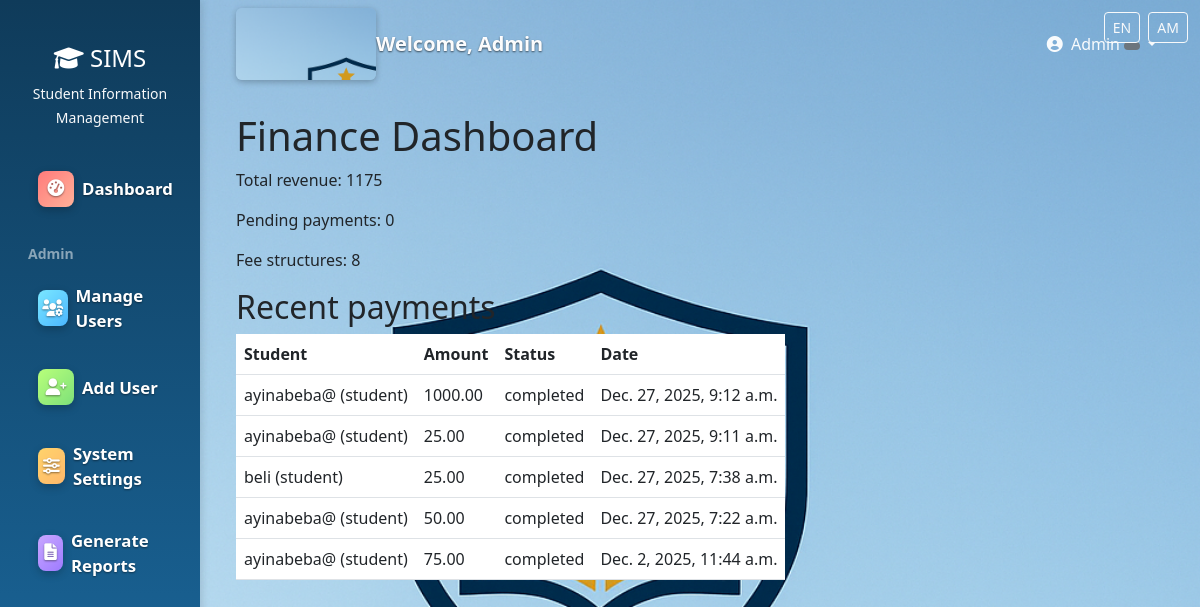
The app's page /finance/dashboard/ (signed in), older data.
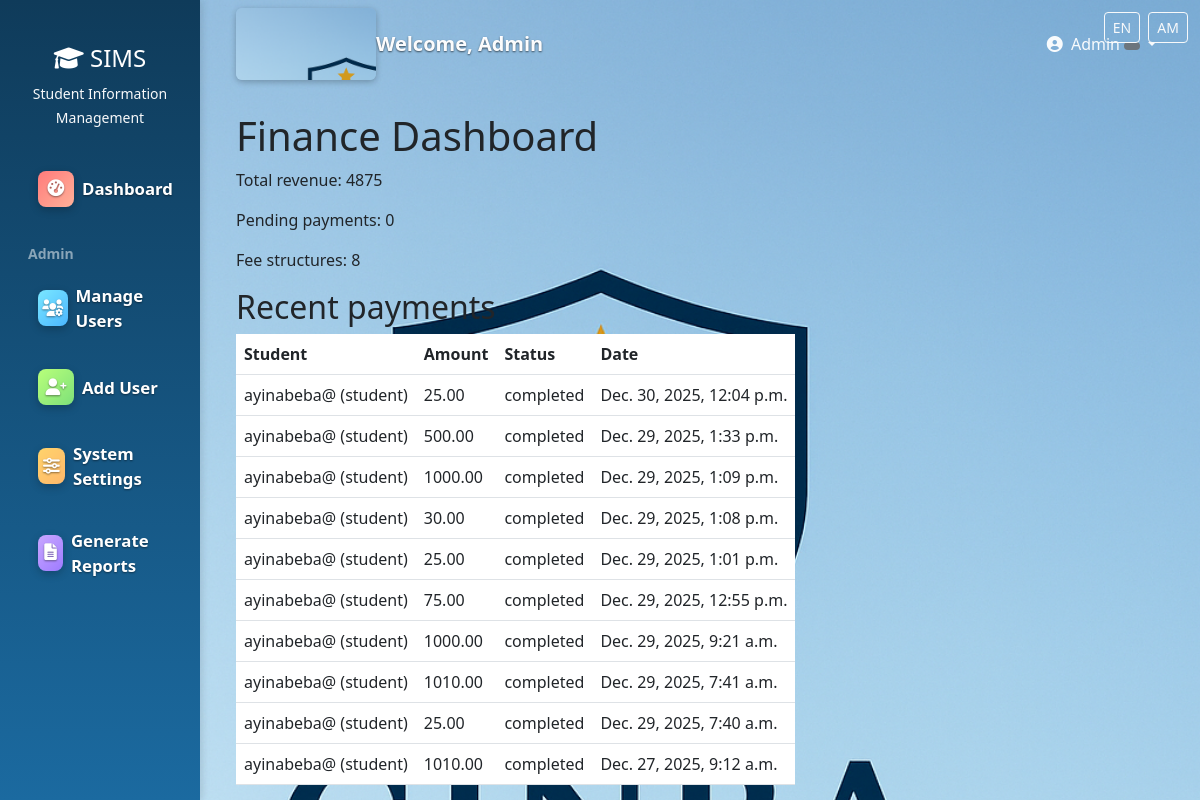
The same page, newer data.
### payments/models.py (models this page shows, shortened)
class Payment(models.Model):
    student = models.ForeignKey(User, on_delete=models.CASCADE, limit_choices_to={'role': 'student'})
    fee_structure = models.ForeignKey(FeeStructure, on_delete=models.CASCADE)
    amount_paid = models.DecimalField(max_digits=10, decimal_places=2)
    payment_date = models.DateTimeField(auto_now_add=True)
    created_at = models.DateTimeField(auto_now_add=True)
    payment_method = models.CharField(max_length=50)
    transaction_id = models.CharField(max_length=100, unique=True)
    STATUS_CHOICES = (
        ('pending', 'Pending'),
        ('completed', 'Completed'),
        ('failed', 'Failed'),
    )
    status = models.CharField(max_length=20, choices=STATUS_CHOICES, default='pending')
    is_cleared = models.BooleanField(default=False)

### users/models.py (models this page shows)
class User(AbstractUser):
    ROLE_CHOICES = (
        ('admin', 'Administrator'),
        ('teacher', 'Teacher'),
        ('student', 'Student'),
        ('registrar', 'Registrar'),
        ('finance', 'Finance Officer'),
        ('parent', 'Parent'),
    )
    role = models.CharField(max_length=20, choices=ROLE_CHOICES)
    phone = models.CharField(max_length=15, blank=True)
    address = models.TextField(blank=True)
    date_of_birth = models.DateField(null=True, blank=True)
    profile_picture = models.ImageField(upload_to='profiles/', null=True, blank=True)
    is_approved = models.BooleanField(default=False)
    created_at = models.DateTimeField(auto_now_add=True)
    def __str__(self):
        return f"{self.username} ({self.role})"

### users/decorators.py (the view)
        def wrapper(request, *args, **kwargs):
            if request.user.is_authenticated:
                if request.user.role in allowed_roles or request.user.is_superuser:
                    return view_func(request, *args, **kwargs)
            messages.error(request, "You don't have permission to access this page.")
            return redirect('dashboard')

### finance/views.py (called while the page is built)
@finance_required
def finance_dashboard(request):
    total_revenue = Payment.objects.filter(status='completed').aggregate(Sum('amount_paid'))['amount_paid__sum'] or 0
    pending_payments = Payment.objects.filter(status='pending').count()
    total_fee_structures = FeeStructure.objects.filter(is_active=True).count()
    recent_payments = Payment.objects.select_related('student', 'fee_structure').order_by('-payment_date')[:10]
    context = {
        'total_revenue': total_revenue,
        'pending_payments': pending_payments,
        'total_fee_structures': total_fee_structures,
        'recent_payments': recent_payments,
    }
    return render(request, 'finance/finance_dashboard.html', context)

### finance/templates/finance/finance_dashboard.html (shortened to what this page needs)
{% extends 'base.html' %}
{% block content %}
<h1>Finance Dashboard</h1>
<div>
  <p>Total revenue: {{ total_revenue }}</p>
  <p>Pending payments: {{ pending_payments }}</p>
  <p>Fee structures: {{ total_fee_structures }}</p>
</div>
<h2>Recent payments</h2>
<table class="table">
  <thead><tr><th>Student</th><th>Amount</th><th>Status</th><th>Date</th></tr></thead>
  <tbody>
  {% for p in recent_payments %}
    <tr>
      <td>{{ p.student }}</td>
      <td>{{ p.amount_paid }}</td>
      <td>{{ p.status }}</td>
      <td>{{ p.payment_date }}</td>
    </tr>
  {% empty %}
    <tr><td colspan="4">No recent payments</td></tr>
  {% endfor %}
  </tbody>
</table>
{% endblock %}

Row changes from the older to the newer data that the page shows:
no longer on this page (row edited): Payment: student "ayinabeba@ (student)", amount_paid "25.00", status "completed", payment_date "Dec. 27, 2025, 9:11 a.m."
no longer on this page (row edited): Payment: student "beli (student)", amount_paid "25.00", status "completed", payment_date "Dec. 27, 2025, 7:38 a.m."
no longer on this page (row edited): Payment: student "ayinabeba@ (student)", amount_paid "50.00", status "completed", payment_date "Dec. 27, 2025, 7:22 a.m."
no longer on this page (row edited): Payment: student "ayinabeba@ (student)", amount_paid "75.00", status "completed", payment_date "Dec. 2, 2025, 11:44 a.m."
added Payment: student "ayinabeba@ (student)", amount_paid "25.00", status "completed", payment_date "Dec. 30, 2025, 12:04 p.m."
added Payment: student "ayinabeba@ (student)", amount_paid "500.00", status "completed", payment_date "Dec. 29, 2025, 1:33 p.m."
added Payment: student "ayinabeba@ (student)", amount_paid "1000.00", status "completed", payment_date "Dec. 29, 2025, 1:09 p.m."
added Payment: student "ayinabeba@ (student)", amount_paid "30.00", status "completed", payment_date "Dec. 29, 2025, 1:08 p.m."
added Payment: student "ayinabeba@ (student)", amount_paid "25.00", status "completed", payment_date "Dec. 29, 2025, 1:01 p.m."
added Payment: student "ayinabeba@ (student)", amount_paid "75.00", status "completed", payment_date "Dec. 29, 2025, 12:55 p.m."
added Payment: student "ayinabeba@ (student)", amount_paid "1000.00", status "completed", payment_date "Dec. 29, 2025, 9:21 a.m."
added Payment: student "ayinabeba@ (student)", amount_paid "1010.00", status "completed", payment_date "Dec. 29, 2025, 7:41 a.m."
added Payment: student "ayinabeba@ (student)", amount_paid "25.00", status "completed", payment_date "Dec. 29, 2025, 7:40 a.m."
changed Payment "Dec. 27, 2025, 9:12 a.m.": amount_paid "1000.00" → "1010.00"
Text that changed along with them:
{{ total_revenue }}: "1175" → "4875"
